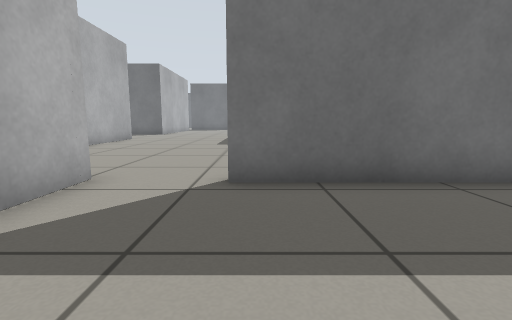
View 1 (above)

23 first-person views from a walk through a Gazebo world. The camera is 0.5 m above the floor, tilts 8° down and sees 85° across. The floor is counted in squares, 0.5 m on a side. Each view is taken from the middle of a square. On the plan, view 1 faces up. The plan holds only what a view shows up to about 11 squares ahead; the rest is blank. The place goes on beyond the plan.

View 2
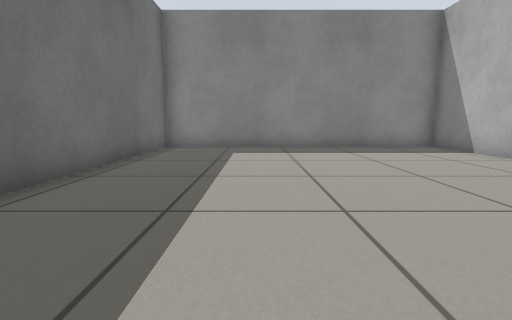

View 3
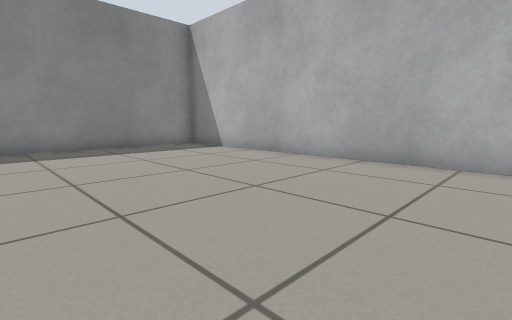

View 4
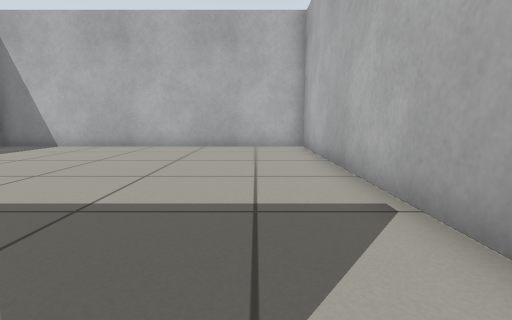

View 5
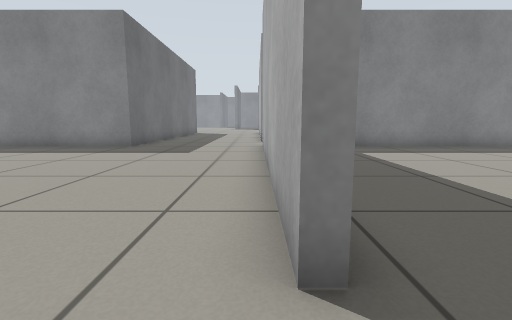

View 6
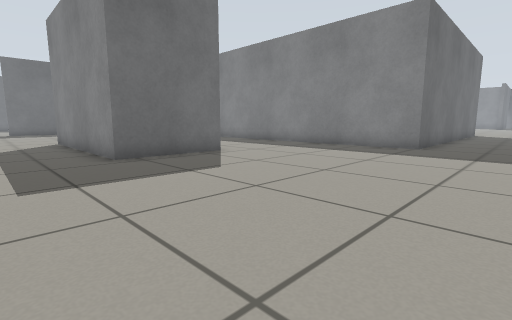

View 7
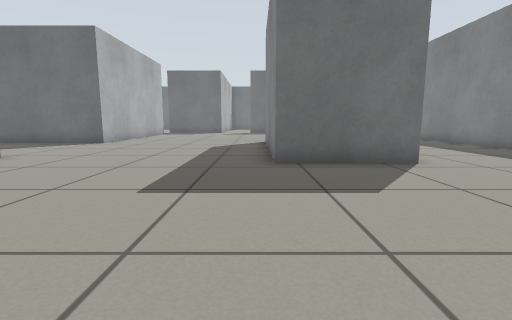

View 8
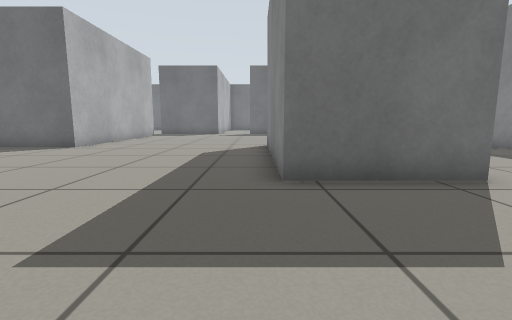

View 9
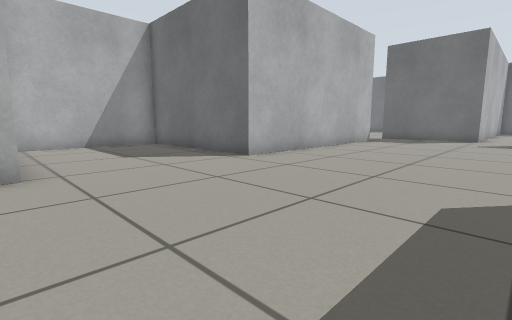

View 10
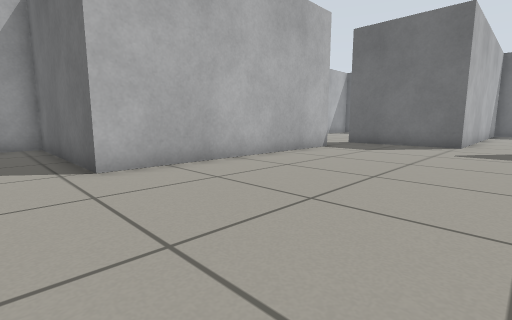

View 11
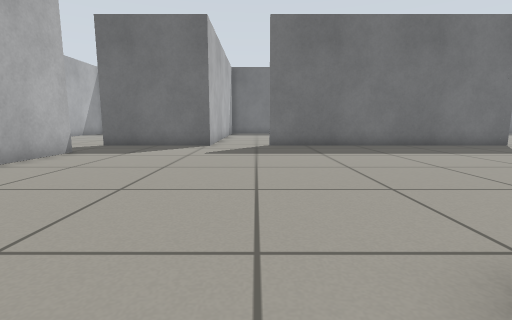

View 12
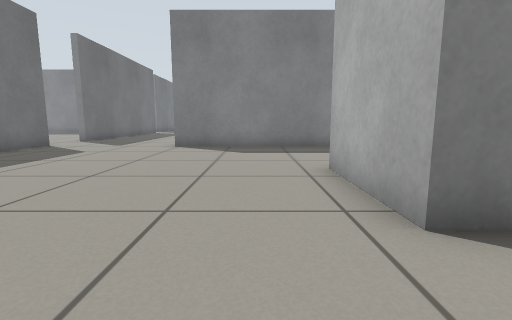

View 13
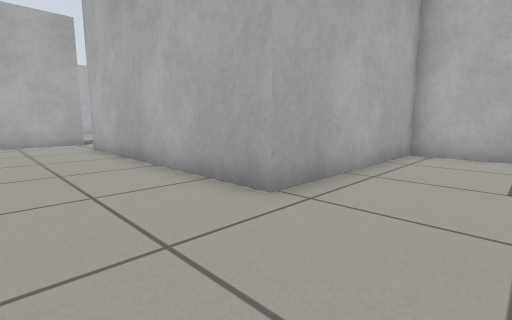

View 14
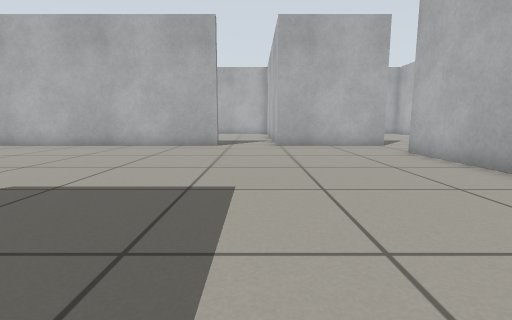

View 15
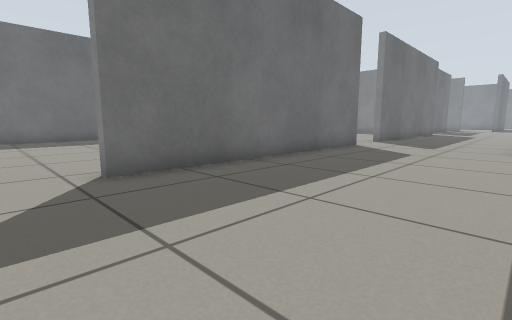

View 16
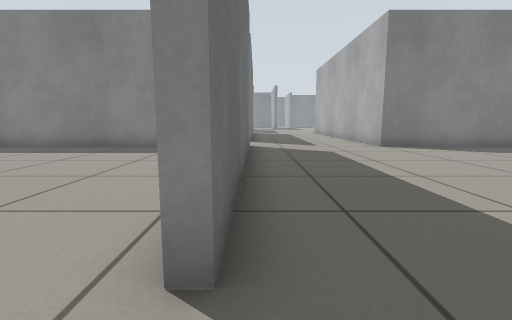

View 17
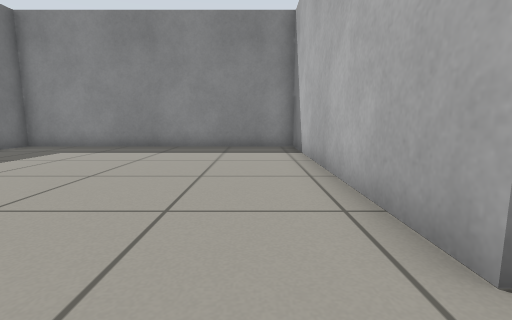

View 18
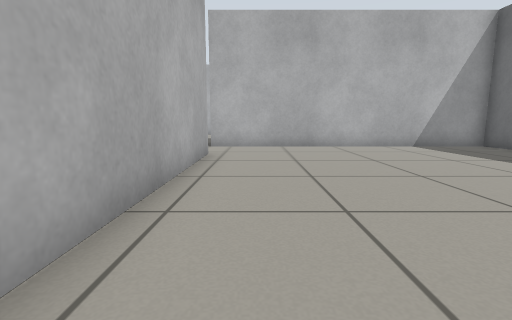

View 19
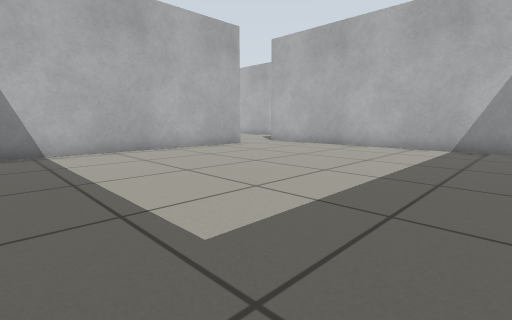

View 20
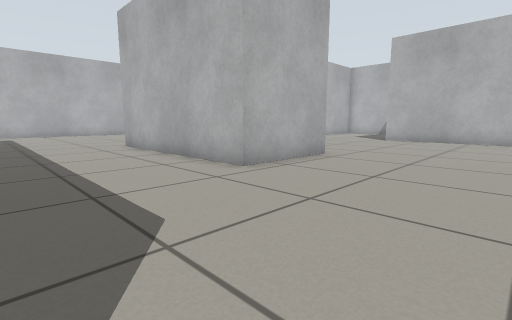

View 21
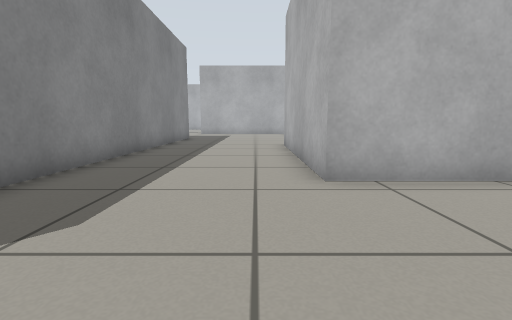

View 22
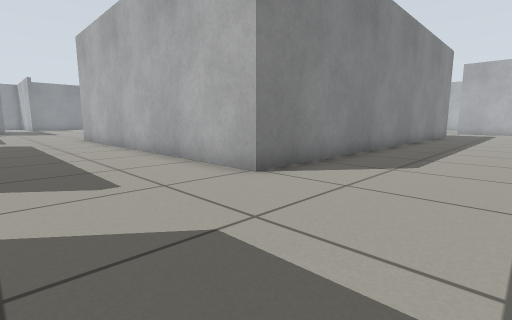

View 23
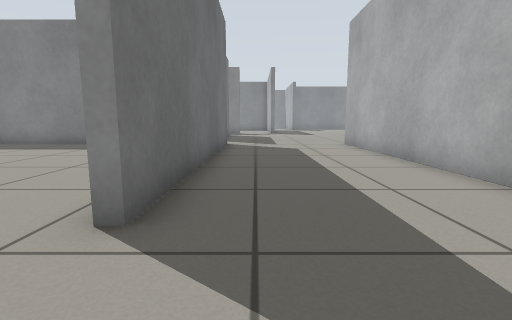

### Floor plan
Ten units are one square. View 1 is at (0, 0); x grows to the right and y downward. Boxes are objects, and circles mark ways between rooms. Rooms are numbered by the first view taken in them; rooms with no view inside come last. Other rooms are left out.
<svg viewBox="-133 -420 230 484">
<path fill="none" stroke="#000" d="M-29 -36 -29 59 88 59 88 -44 -5 -44M5 -145 5 -215 38 -215 38 -145 5 -145M-68 -289 -68 -206 -128 -206 -128 -155 -68 -155 -68 -71M88 -98 88 -261M-5 -48 82 -48M-29 -324 -29 -312 -73 -312M-73 -48 -29 -48 -29 -36M92 -312 -5 -312 -5 -316M-5 -316 88 -316 88 -415M-29 -415 -29 -324"/>
<circle cx="-15" cy="-45" r="3" fill="#2a7"/>
<circle cx="-15" cy="-315" r="3" fill="#2a7"/>
<text x="30" y="10">1</text>
<text x="-10" y="-180">2</text>
<text x="30" y="-370">3</text>
</svg>
Room 1 opens to room 2. Room 2 opens to room 3.

Where each view was taken, in squares from view 1:
view 1: 0 up, 0 right, facing up
view 2: 1 up, 2 left, facing right
view 3: 1 up, 2 left, facing down-right
view 4: 5 up, 1 left, facing down
view 5: 5 up, 2 left, facing right
view 6: 7 up, 2 left, facing up-right
view 7: 8 up, 0 right, facing up
view 8: 10 up, 0 right, facing up
view 9: 15 up, 1 left, facing up-left
view 10: 19 up, 1 left, facing up-left
view 11: 20 up, 1 left, facing up
view 12: 23 up, 2 left, facing right
view 13: 18 up, 4 left, facing down-left
view 14: 16 up, 2 left, facing down
view 15: 26 up, 2 left, facing up-right
view 16: 31 up, 2 left, facing right
view 17: 33 up, 2 left, facing right
view 18: 33 up, 8 right, facing left
view 19: 41 up, 8 right, facing down-left
view 20: 26 up, 8 right, facing down-left
view 21: 26 up, 5 right, facing down
view 22: 30 up, 5 right, facing down-right
view 23: 30 up, 9 right, facing right
